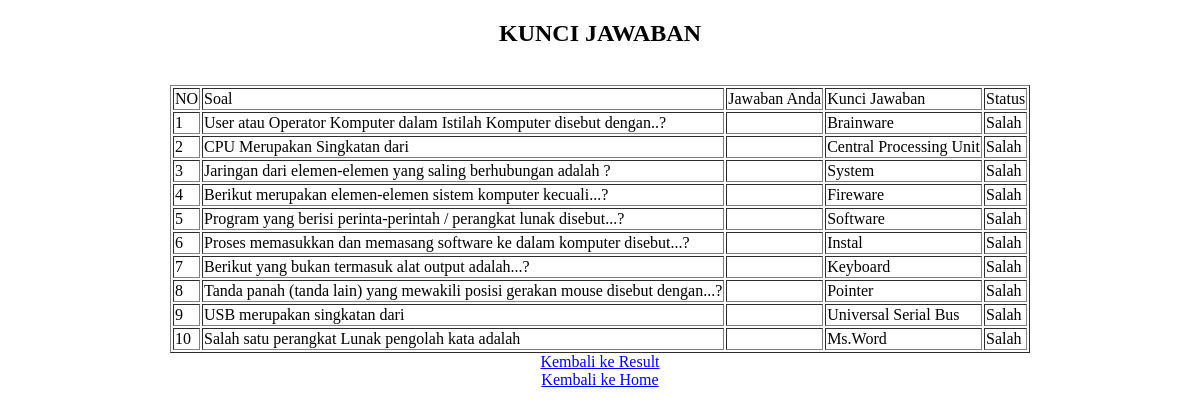
Before: /halaman/kunci.php with the older database file.
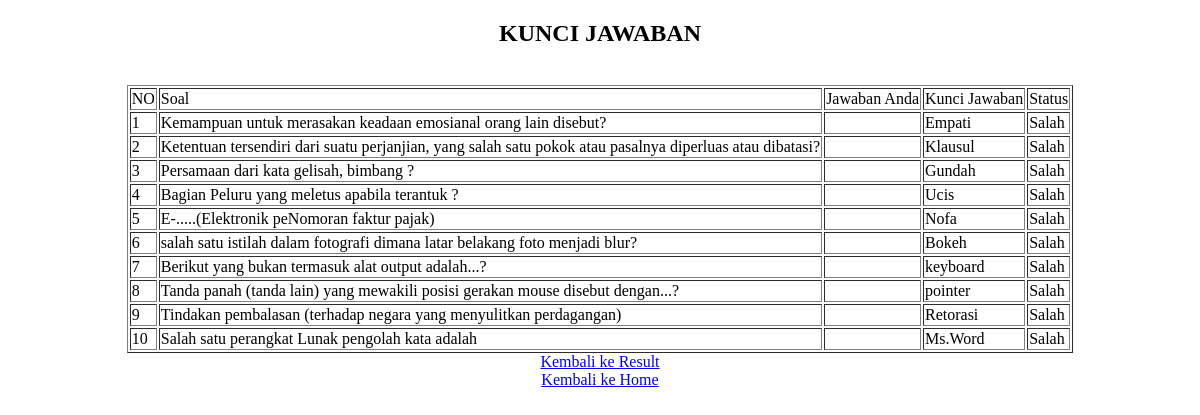
After: the same page with the newer database file.
### tables this page shows
CREATE TABLE `tbl_soal` (
  `id_soal` int(5) NOT NULL,
  `soal` text NOT NULL,
  `a` varchar(30) NOT NULL,
  `b` varchar(30) NOT NULL,
  `c` varchar(30) NOT NULL,
  `d` varchar(30) NOT NULL,
  `knc_jawaban` varchar(30) NOT NULL,
  `jawaban` varchar(100) NOT NULL,
  `aktif` enum('Y','N') NOT NULL DEFAULT 'Y'
);

### halaman/kunci.php (the view, shortened to what this page needs)
<?php
    include '../koneksi.php';
    $jawab = $_SESSION['jawab'];
?>
<!DOCTYPE html>
<html>
<head>
</head>
<body>
 	<center><h2>KUNCI JAWABAN</h2></center><BR>
    <table border="1" align="center" style="text-align: ">
        <tr>
            <td>NO</td>
            <td>Soal</td>
            <td>Jawaban Anda</td>
            <td>Kunci Jawaban</td>
            <td>Status</td>
        </tr>
        <?php
            $i = 0;
            $benar = $salah = 0;
            $sql =mysqli_query($koneksi,"select * from tbl_soal WHERE aktif='Y'");
            while($key = mysqli_fetch_array($sql)){
        ?>
        <tr>
            <td><?php echo $i+1; ?></td>
            <td><?php echo $key['soal']; ?></td>
            <td><?php echo $jawab[$i] ?></td>
            <td><?php echo $key['jawaban']; ?></td>
            <td>
                <?php
                    if ($jawab[$i] == $key['jawaban']) {
                        echo "Benar";
                        $benar++;
                    }else{
                        echo "Salah";
                    }
                 ?>
            </td>
        </tr>
        <?php
                $i++;
            }
         ?>
    </table>
 	<div align="center"><a href="index.php?page=jawab">Kembali ke Result</a></div>
	<div align="center"><a href="../index.php">Kembali ke Home</a></div>
</body>
</html>

Changed rows visible on the page:
removed tbl_soal: soal "User atau Operator Komputer dalam Istilah Komputer disebut dengan..?", jawaban "Brainware", shows "Salah"
removed tbl_soal: soal "CPU Merupakan Singkatan dari", jawaban "Central Processing Unit", shows "Salah"
removed tbl_soal: soal "Jaringan dari elemen-elemen yang saling berhubungan adalah ?", jawaban "System", shows "Salah"
removed tbl_soal: soal "Berikut merupakan elemen-elemen sistem komputer kecuali...?", jawaban "Fireware", shows "Salah"
removed tbl_soal: soal "Proses memasukkan dan memasang software ke dalam komputer disebut...?", jawaban "Instal", shows "Salah"
removed tbl_soal: soal "USB merupakan singkatan dari", jawaban "Universal Serial Bus", shows "Salah"
added tbl_soal: soal "Kemampuan untuk merasakan keadaan emosianal orang lain disebut?", jawaban "Empati", shows "Salah"
added tbl_soal: soal "Ketentuan tersendiri dari suatu perjanjian, yang salah satu pokok atau pasalnya diperluas atau dibatasi?", jawaban "Klausul", shows "Salah"
added tbl_soal: soal "Persamaan dari kata gelisah, bimbang ?", jawaban "Gundah", shows "Salah"
added tbl_soal: soal "Bagian Peluru yang meletus apabila terantuk ?", jawaban "Ucis", shows "Salah"
changed tbl_soal: soal "Program yang berisi perinta-perintah / perangkat lunak disebut...?" → "E-.....(Elektronik peNomoran faktur pajak)"; jawaban "Software" → "Nofa"
added tbl_soal: soal "salah satu istilah dalam fotografi dimana latar belakang foto menjadi blur?", jawaban "Bokeh", shows "Salah"
changed tbl_soal "Berikut yang bukan termasuk alat output adalah...?": jawaban "Keyboard" → "keyboard"
changed tbl_soal "Tanda panah (tanda lain) yang mewakili posisi gerakan mouse disebut dengan...?": jawaban "Pointer" → "pointer"
added tbl_soal: soal "Tindakan pembalasan (terhadap negara yang menyulitkan perdagangan)", jawaban "Retorasi", shows "Salah"
